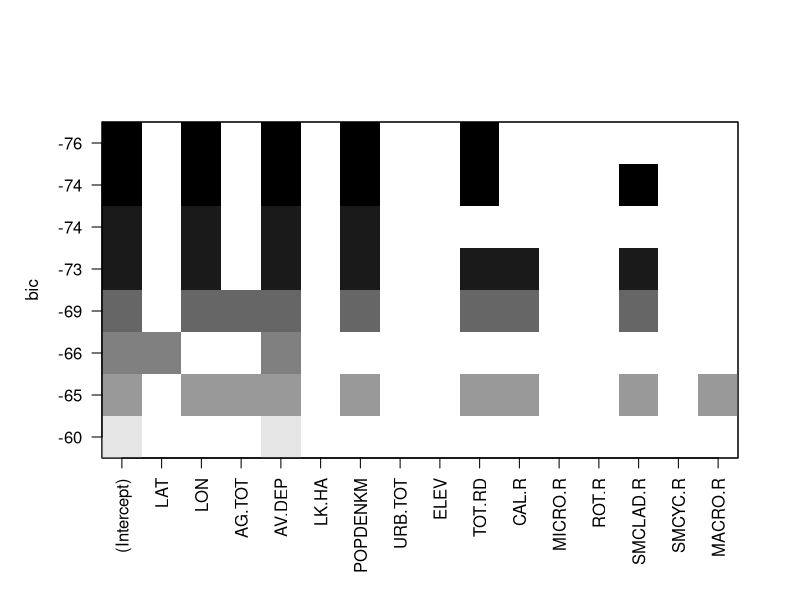

The R script that drew this image:
## ---- chunk 1
library(leaps)
library(knitr)
opts_chunk$set(cache = TRUE)
## ---- chunk 2
data <- read.table("emap.build08.txt", header = TRUE)
data$LK.HA <- log(data$LK.HA + 1)
data$POPDENKM <- log(data$POPDENKM + 1)
data$TOT.RD <- log(data$TOT.RD + 1)
explanatory <- data[, -3]
response <-  data[, 3]
## ---- chunk 3
naive_raw <- regsubsets(explanatory, response, nbest = 1)
naive_results <- summary(naive_raw)
plot(naive_raw)
